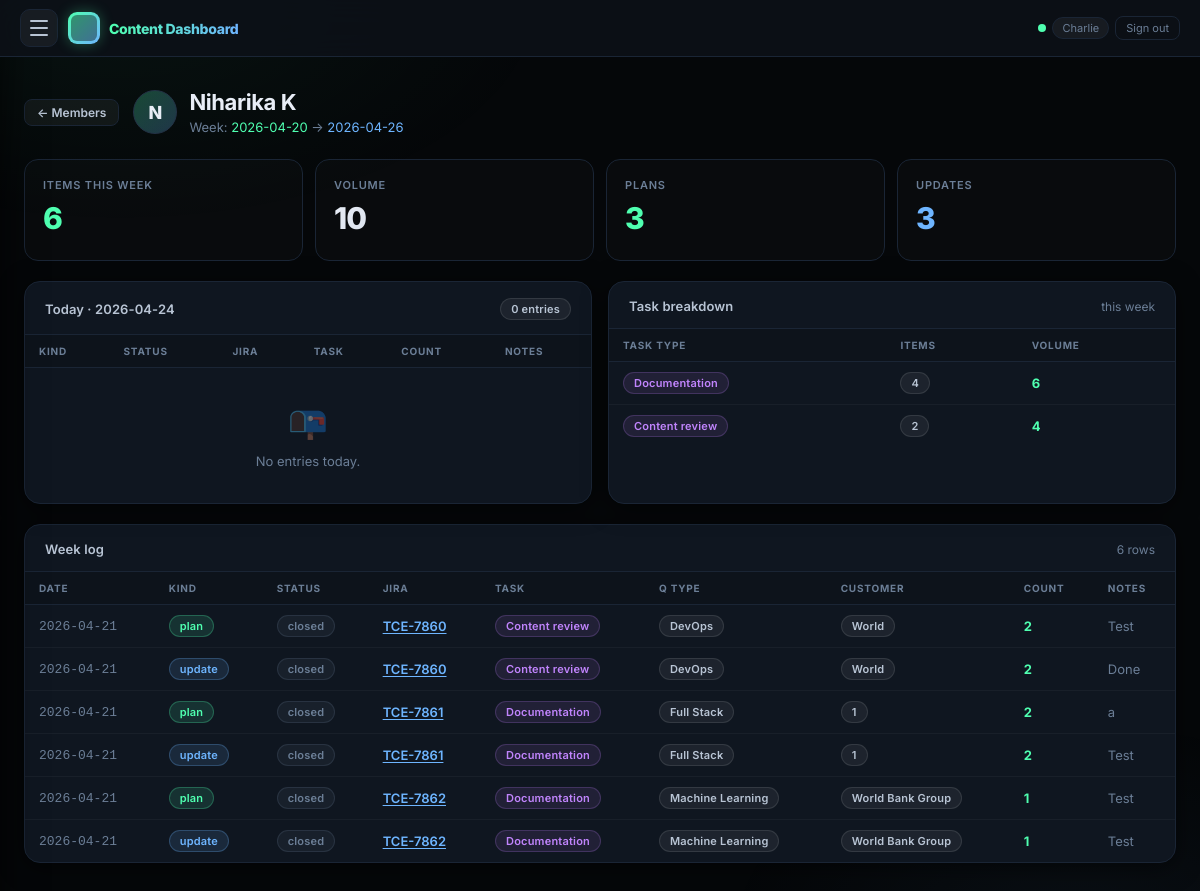
Page /members/7/ (signed in) on the committed database.
### tracker/models.py (models this page shows, shortened)
class Member(models.Model):
    ROLE_CHOICES = [
        ('content', 'Content'),
        ('ae', 'Application Engineer'),
    ]
    display_name = models.CharField(max_length=120, unique=True)
    slack_user_id = models.CharField(max_length=64, blank=True, null=True)
    is_active = models.BooleanField(default=True)
    role = models.CharField(max_length=20, choices=ROLE_CHOICES, default='content')
    created_at = models.DateTimeField(auto_now_add=True)
    class Meta:
        ordering = ['display_name']

class EntryItem(models.Model):
    STATUS_CHOICES = DailyEntry.STATUS_CHOICES
    QUESTION_TYPE_CHOICES = [
        ('Programming', 'Programming'),
        ('SQL', 'SQL'),
        ('Frontend', 'Frontend'),
        ('Full Stack', 'Full Stack'),
        ('Automation Testing', 'Automation Testing'),
        ('DevOps', 'DevOps'),
        ('Machine Learning', 'Machine Learning'),
        ('Diagram', 'Diagram'),
        ('Data Science', 'Data Science'),
        ('File Upload', 'File Upload'),
        ('Project', 'Project'),
        ('Java Project', 'Java Project'),
        ('C# Project', 'C# Project'),
        ('Python Project', 'Python Project'),
        ('Subjective', 'Subjective'),
        ('Multiple Choice', 'Multiple Choice'),
        ('Approximate', 'Approximate'),
        ('Golf', 'Golf'),
        ('RegExp', 'RegExp'),
        ('FileEval', 'FileEval'),
    ]
    entry = models.ForeignKey(DailyEntry, on_delete=models.CASCADE, related_name='items')
    plan_item = models.ForeignKey(
        'self',
        on_delete=models.SET_NULL,
        null=True,
        blank=True,
        related_name='update_lines',
        help_text='Plan task this update row refers to (updates only).',
    )
    task_type = models.CharField(max_length=120)
    question_type = models.CharField(max_length=120, blank=True, null=True, choices=QUESTION_TYPE_CHOICES)
    customer = models.CharField(max_length=120, blank=True, null=True)
    count = models.PositiveIntegerField(blank=True, null=True)
    notes = models.TextField(blank=True, null=True)
    due_at = models.DateField(blank=True, null=True)
    status = models.CharField(max_length=16, choices=STATUS_CHOICES, default='open')
    jira_issue_key = models.CharField(max_length=32, blank=True, null=True)
    jira_issue_url = models.URLField(blank=True, null=True, max_length=500)

class DailyEntry(models.Model):
    KIND_CHOICES = [('plan', 'Plan'), ('update', 'Update')]
    STATUS_CHOICES = [
        ('open', 'Open'),
        ('in_progress', 'In Progress'),
        ('blocked', 'Blocked'),
        ('closed', 'Closed'),
    ]
    entry_date = models.DateField()
    kind = models.CharField(max_length=12, choices=KIND_CHOICES)
    status = models.CharField(max_length=16, choices=STATUS_CHOICES, default='open')
    member = models.ForeignKey(Member, on_delete=models.PROTECT, related_name='entries')
    raw_text = models.TextField(blank=True, null=True)
    source = models.CharField(max_length=32, default='web')
    jira_issue_key = models.CharField(max_length=32, blank=True, null=True)
    jira_issue_url = models.URLField(blank=True, null=True, max_length=500)
    slack_reply_ts = models.CharField(
        max_length=32, blank=True, null=True,
        help_text="Slack ts of thread reply for this entry (if posted)",
    )
    created_at = models.DateTimeField(auto_now_add=True)
    class Meta:
        indexes = [
            models.Index(fields=['entry_date', 'kind']),
            models.Index(fields=['member', 'entry_date']),
        ]
        ordering = ['-entry_date', '-created_at']

### tracker/views.py (the view)
# urls.py: path('members/<int:member_id>/', views.member_detail, name='member_detail'),
@login_required
def member_detail(request, member_id):
    member = get_object_or_404(Member, id=member_id)
    today = date.today()
    week_start = _monday(today)
    week_end = week_start + timedelta(days=6)
    sel_date = _parse_date(request.GET.get('date'), default=today)
    day_entries = DailyEntry.objects.filter(
        member=member, entry_date=sel_date
    ).prefetch_related('items').order_by('created_at')
    week_entries = DailyEntry.objects.filter(
        member=member, entry_date__range=(week_start, week_end)
    ).prefetch_related('items').order_by('entry_date', 'created_at')
    def flatten(qs):
        out = []
        for e in qs:
            items = list(e.items.all())
            base = dict(
                date=e.entry_date.isoformat(),
                kind=e.kind,
                status=e.status,
                jira_key=e.jira_issue_key or '',
                jira_url=e.jira_issue_url or '',
            )
            if not items:
                out.append({
                    **base,
                    'item_id': None,
                    'task_type': '',
                    'question_type': '',
                    'customer': '',
                    'count': 0,
                    'notes': e.raw_text or '',
                    'status': e.status,
                    'jira_key': e.jira_issue_key or '',
                    'jira_url': e.jira_issue_url or '',
                })
            else:
                for it in items:
                    jk = it.jira_issue_key or e.jira_issue_key or ''
                    ju = it.jira_issue_url or e.jira_issue_url or ''
                    out.append({
                        **base,
                        'item_id': it.id,
                        'task_type': it.task_type,
                        'question_type': it.question_type or '',
                        'customer': it.customer or '',
                        'count': int(it.count or 0),
                        'notes': it.notes or e.raw_text or '',
                        'status': it.status,
                        'jira_key': jk,
                        'jira_url': ju,
                    })
        return out
    day_rows  = flatten(day_entries)
    week_rows = flatten(week_entries)
    totals = {
        'week_items':   len([r for r in week_rows if r['task_type']]),
        'week_volume':  sum(r['count'] for r in week_rows),
        'week_plans':   len([r for r in week_rows if r['kind'] == 'plan']),
        'week_updates': len([r for r in week_rows if r['kind'] == 'update']),
    }
    by_task = {}
    for r in week_rows:
        if not r['task_type']:
            continue
        t = by_task.setdefault(r['task_type'], {'task_type': r['task_type'], 'items': 0, 'volume': 0})
        t['items'] += 1
        t['volume'] += int(r['count'] or 0)
    by_task_rows = sorted(by_task.values(), key=lambda x: (-x['volume'], -x['items']))
    return render(request, 'tracker/member_detail.html', {
        'member': member,
        'day': sel_date.isoformat(),
        'week_start': week_start.isoformat(),
        'week_end': week_end.isoformat(),
        'day_rows': day_rows,
        'week_rows': week_rows[:300],
        'totals': totals,
        'by_task': by_task_rows,
    })

### tracker/context_processors.py (called while the page is built)
def ae_access(request):
    if not request.user.is_authenticated:
        return {'is_ae_or_admin': False}
    if request.user.is_staff or request.user.is_superuser:
        return {'is_ae_or_admin': True}
    is_ae = Member.objects.filter(
        display_name__iexact=request.user.username, role='ae', is_active=True
    ).exists()
    return {'is_ae_or_admin': is_ae}

### tracker/views.py (called while the page is built)
def _monday(d):
    return d - timedelta(days=d.weekday())

def _parse_date(s, default=None):
    if not s:
        return default
    try:
        from datetime import datetime
        return datetime.strptime(s, '%Y-%m-%d').date()
    except Exception:
        return default

### tracker/templates/tracker/member_detail.html (shortened to what this page needs)
{% extends "tracker/base.html" %}
{% block content %}
<div class="page-head page-head--split">
  <div class="page-head--row-wide">
    <a href="{% url 'members_list' %}" class="btn btn-secondary btn-sm">← Members</a>
    <div class="page-head--row">
      <div class="avatar avatar--lg">{{ member.display_name|first|upper }}</div>
      <div>
        <h1>{{ member.display_name }}</h1>
        <p>Week: <span class="text-acc">{{ week_start }}</span> → <span class="text-acc2">{{ week_end }}</span></p>
      </div>
    </div>
  </div>
</div>
<div class="kpi-grid mb-section">
  <div class="kpi">
    <div class="kpi-label">Items this week</div>
    <div class="kpi-value kpi-value--acc">{{ totals.week_items }}</div>
  </div>
  <div class="kpi">
    <div class="kpi-label">Volume</div>
    <div class="kpi-value">{{ totals.week_volume }}</div>
  </div>
  <div class="kpi">
    <div class="kpi-label">Plans</div>
    <div class="kpi-value kpi-value--acc">{{ totals.week_plans }}</div>
  </div>
  <div class="kpi">
    <div class="kpi-label">Updates</div>
    <div class="kpi-value kpi-value--acc2">{{ totals.week_updates }}</div>
  </div>
</div>
<div class="grid-2 mb-section">
  <div class="card">
    <div class="card-head">
      <h2>Today · {{ day }}</h2>
      <span class="badge badge-neutral">{{ day_rows|length }} entries</span>
    </div>
    <div class="tbl-scroll">
      <table class="tbl">
        <thead>
          <tr>
            <th scope="col">Kind</th>
            <th scope="col">Status</th>
            <th scope="col">Jira</th>
            <th scope="col">Task</th>
            <th scope="col">Count</th>
            <th scope="col">Notes</th>
          </tr>
        </thead>
        <tbody>
          {% for r in day_rows %}
          <tr>
            <td><span class="badge badge-{{ r.kind }}">{{ r.kind }}</span></td>
            <td><span class="badge badge-{{ r.status }}">{{ r.status }}</span></td>
            <td>
              {% if r.jira_url %}
                <a href="{{ r.jira_url }}" target="_blank" rel="noopener noreferrer" class="link-jira">{{ r.jira_key }}</a>
              {% else %}
                <span class="muted">—</span>
              {% endif %}
            </td>
            <td>{% if r.task_type %}<span class="badge badge-task">{{ r.task_type }}</span>{% else %}<span class="muted">—</span>{% endif %}</td>
            <td>{% if r.count %}<span class="num-em">{{ r.count }}</span>{% else %}<span class="muted">—</span>{% endif %}</td>
            <td class="muted text-sm">{{ r.notes|truncatechars:60 }}</td>
          </tr>
          {% empty %}
          <tr><td colspan="6">
            <div class="empty-state empty-state--compact">
              <div class="icon">📭</div>
              <p>No entries today.</p>
            </div>
          </td></tr>
          {% endfor %}
        </tbody>
      </table>
    </div>
  </div>
  <div class="card">
    <div class="card-head">
      <h2>Task breakdown</h2>
      <span class="meta">this week</span>
    </div>
    <div class="tbl-scroll">
      <table class="tbl">
        <thead>
          <tr>
            <th scope="col">Task type</th>
            <th scope="col">Items</th>
            <th scope="col">Volume</th>
          </tr>
        </thead>
        <tbody>
          {% for t in by_task %}
          <tr>
            <td><span class="badge badge-task">{{ t.task_type }}</span></td>
            <td><span class="badge badge-neutral">{{ t.items }}</span></td>
            <td class="num-em">{{ t.volume }}</td>
          </tr>
          {% empty %}
          <tr><td colspan="3">
            <div class="empty-state empty-state--compact">
              <p>No data this week.</p>
            </div>
          </td></tr>
          {% endfor %}
        </tbody>
      </table>
    </div>
  </div>
</div>
<div class="card">
  <div class="card-head">
    <h2>Week log</h2>
    <span class="meta">{{ week_rows|length }} rows</span>
  </div>
  <div class="tbl-scroll">
    <table class="tbl">
      <thead>
        <tr>
          <th scope="col">Date</th>
          <th scope="col">Kind</th>
          <th scope="col">Status</th>
          <th scope="col">Jira</th>
          <th scope="col">Task</th>
          <th scope="col">Q&nbsp;Type</th>
          <th scope="col">Customer</th>
          <th scope="col">Count</th>
          <th scope="col">Notes</th>
        </tr>
      </thead>
      <tbody>
        {% for r in week_rows %}
        <tr>
          <td class="mono muted">{{ r.date }}</td>
          <td><span class="badge badge-{{ r.kind }}">{{ r.kind }}</span></td>
          <td><span class="badge badge-{{ r.status }}">{{ r.status }}</span></td>
          <td>
            {% if r.jira_url %}
              <a href="{{ r.jira_url }}" target="_blank" rel="noopener noreferrer" class="link-jira">{{ r.jira_key }}</a>
            {% else %}
              <span class="muted">—</span>
            {% endif %}
          </td>
          <td>{% if r.task_type %}<span class="badge badge-task">{{ r.task_type }}</span>{% else %}<span class="muted">—</span>{% endif %}</td>
          <td>{% if r.question_type %}<span class="badge badge-neutral">{{ r.question_type }}</span>{% else %}<span class="muted">—</span>{% endif %}</td>
          <td>{% if r.customer %}<span class="badge badge-neutral">{{ r.customer }}</span>{% else %}<span class="muted">—</span>{% endif %}</td>
          <td>{% if r.count %}<span class="num-em">{{ r.count }}</span>{% else %}<span class="muted">—</span>{% endif %}</td>
          <td class="muted text-sm">{{ r.notes|truncatechars:60 }}</td>
        </tr>
        {% endfor %}
      </tbody>
    </table>
  </div>
</div>
{% endblock %}

### tracker/templates/tracker/base.html (shortened to what this page needs)
<!DOCTYPE html>
<html lang="en">
<head>
</head>
<body>
<header class="nav">
  <div class="nav-inner">
    <button type="button" class="nav-burger" id="nav-burger-btn" aria-label="Open menu" aria-expanded="false" aria-controls="nav-drawer">
      <span></span><span></span><span></span>
    </button>
    <div class="nav-brand">
      <div class="nav-logo"></div>
      <span class="nav-title">Content Dashboard</span>
    </div>
    <div class="nav-right">
      <div class="pulse-dot" title="Live"></div>
      {% if user.is_authenticated %}
        <span class="nav-user">{{ user.username }}</span>
        <a href="{% url 'logout' %}" class="nav-logout">Sign out</a>
      {% else %}
        <a href="{% url 'login' %}" class="nav-logout">Sign in</a>
      {% endif %}
    </div>
  </div>
</header>
<div class="page">
  {% block content %}{% endblock %}
</div>
</body>
</html>

### rows in the picture
Member: display_name|first "N", display_name "Niharika K"
EntryItem: task_type "Documentation", status "closed", jira_key "TCE-7861", task_type "Documentation", question_type "Full Stack"
EntryItem: task_type "Content review", status "closed", jira_key "TCE-7860", task_type "Content review", question_type "DevOps", customer "World", notes "Test"
DailyEntry: kind "plan"
DailyEntry: kind "update"
EntryItem: status "closed", jira_key "TCE-7860", task_type "Content review", question_type "DevOps", customer "World", notes "Done"
DailyEntry: kind "plan"
DailyEntry: kind "update"
EntryItem: status "closed", jira_key "TCE-7861", task_type "Documentation", question_type "Full Stack", notes "Test"
DailyEntry: kind "plan", notes "Test"
EntryItem: status "closed", jira_key "TCE-7862", task_type "Documentation", question_type "Machine Learning", customer "World Bank Group"
DailyEntry: kind "update"
EntryItem: status "closed", jira_key "TCE-7862", task_type "Documentation", question_type "Machine Learning", customer "World Bank Group", notes "Test"

### other values in the picture
{{ user.username }} "Charlie"
{{ week_start }} "2026-04-20"
{{ week_end }} "2026-04-26"
{{ totals.week_items }} "6"
{{ totals.week_volume }} "10"
{{ totals.week_plans }} "3"
{{ totals.week_updates }} "3"
{{ day }} "2026-04-24"
{{ day_rows|length }} "0"
{{ t.items }} "4" "2"
{{ t.volume }} "6" "4"
{{ week_rows|length }} "6"
{{ r.date }} "2026-04-21" "2026-04-21" "2026-04-21" "2026-04-21" "2026-04-21" "2026-04-21"
{{ r.count }} "2" "2" "2" "2" "1" "1"
{{ r.customer }} "1" "1"
